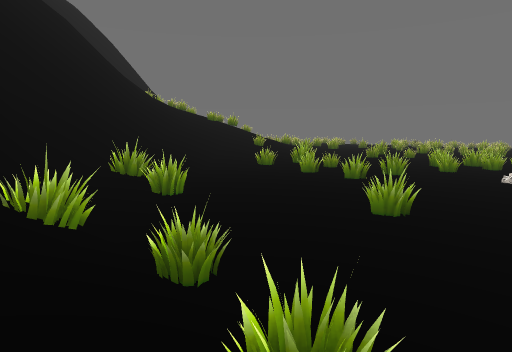
View 1 (above)

24 first-person views from a walk through a 3-D level made in the Godot game engine. The camera is 1.4 m above the floor, tilts 6° down and sees 75° across. The floor is counted in squares, 2 m on a side. Each view is taken from the middle of a square. On the plan, view 1 faces up. The plan holds only what a view shows up to about 10 squares ahead; the rest is blank. The place goes on beyond the plan. Some surface patterns are stand-ins.

View 2
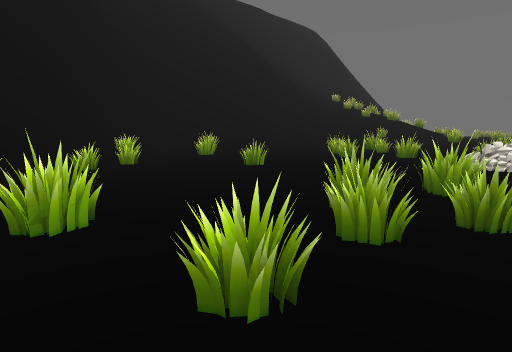

View 3
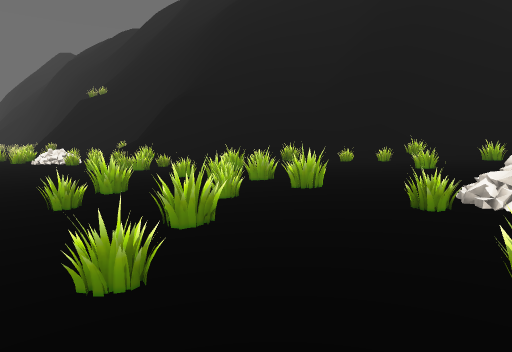

View 4
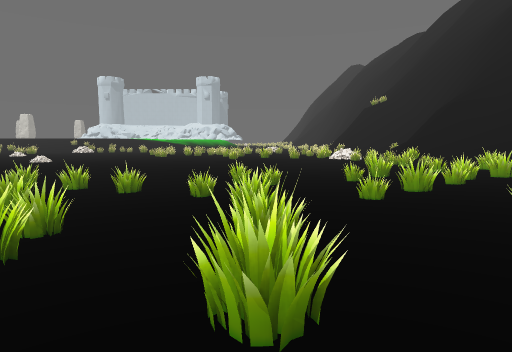

View 5
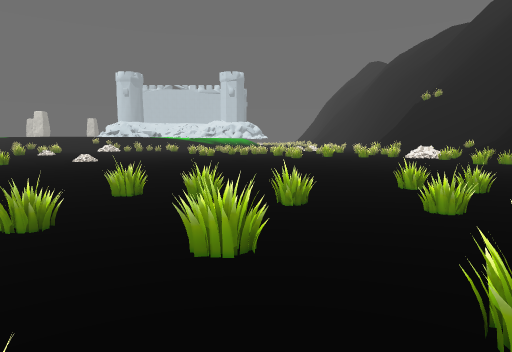

View 6
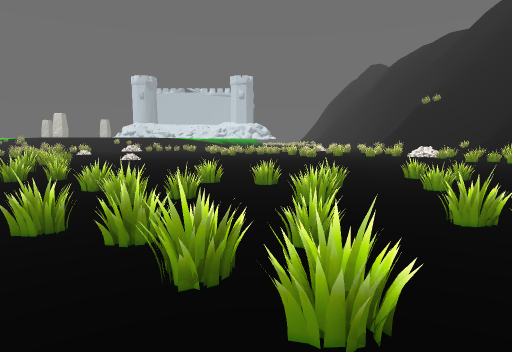

View 7
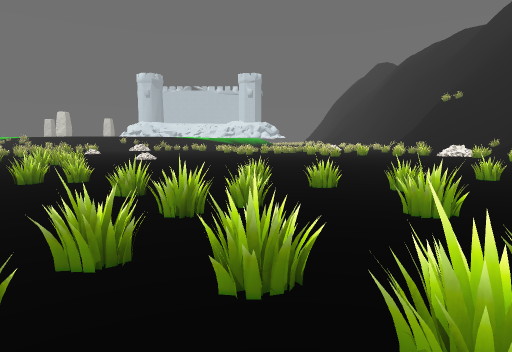

View 8
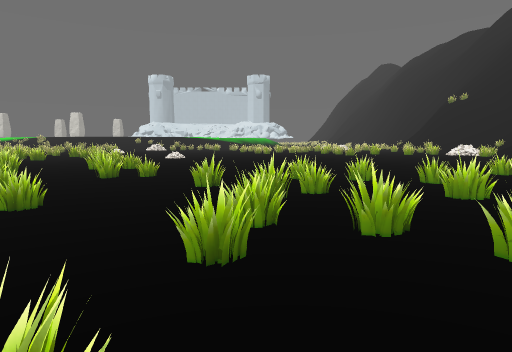

View 9
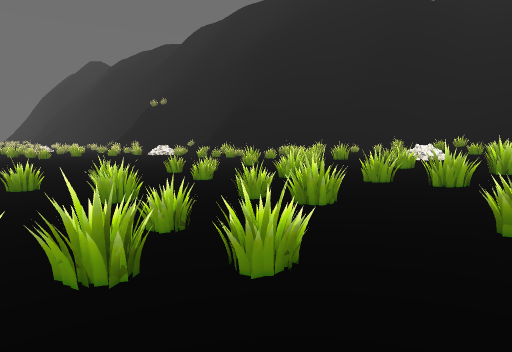

View 10
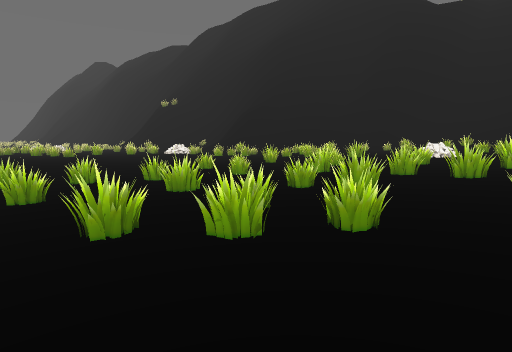

View 11
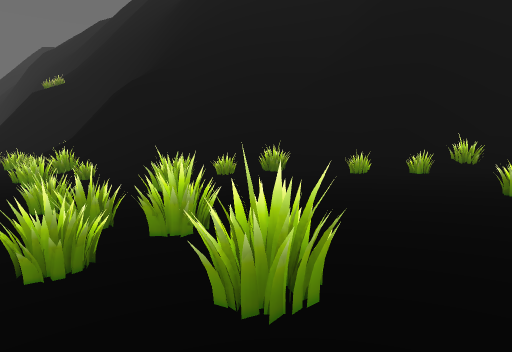

View 12
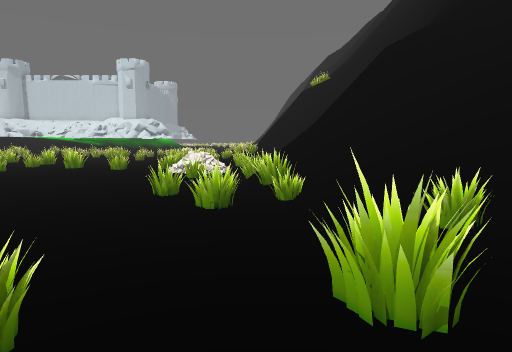

View 13
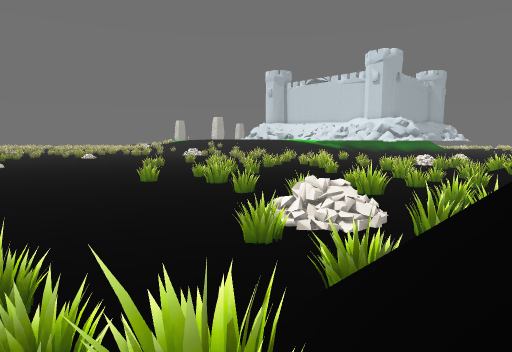

View 14
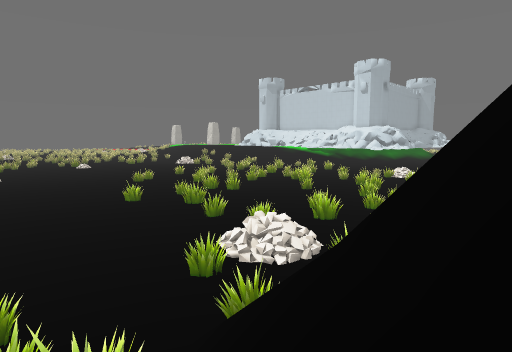

View 15
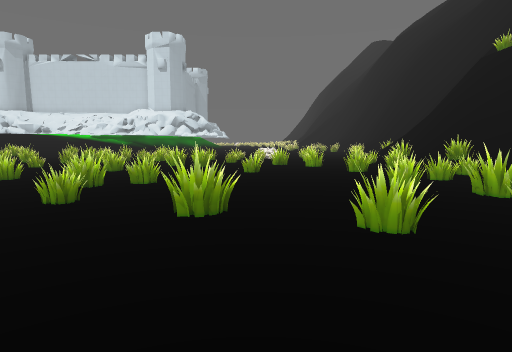

View 16
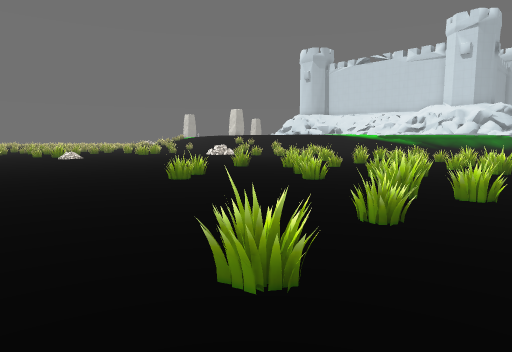

View 17
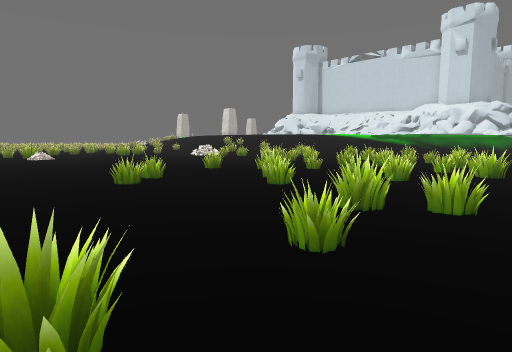

View 18
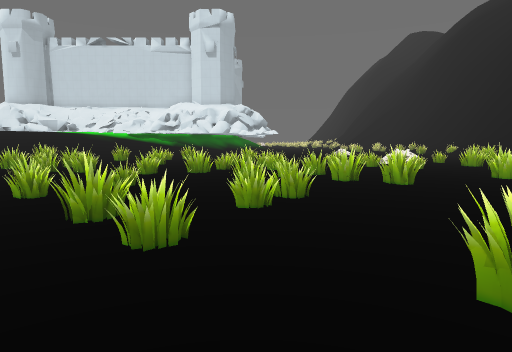

View 19
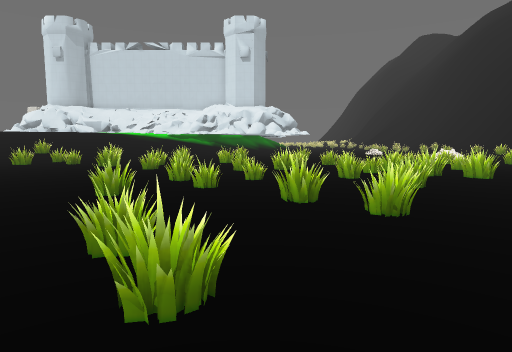

View 20
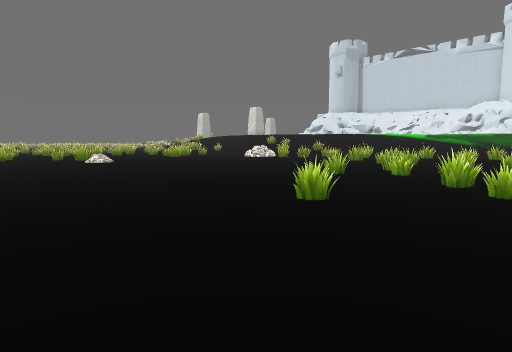

View 21
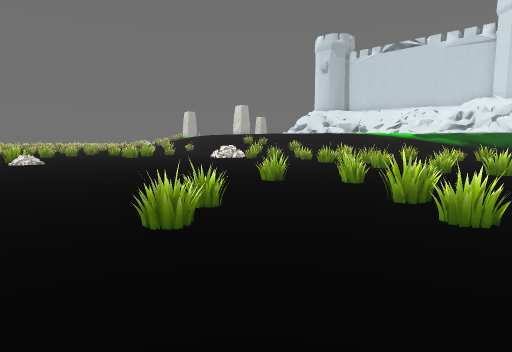

View 22
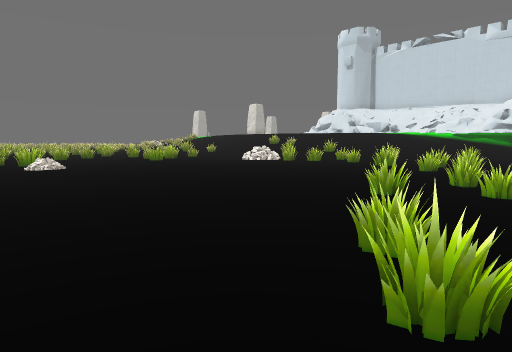

View 23
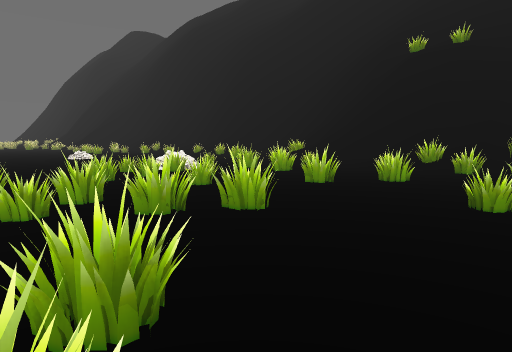

View 24
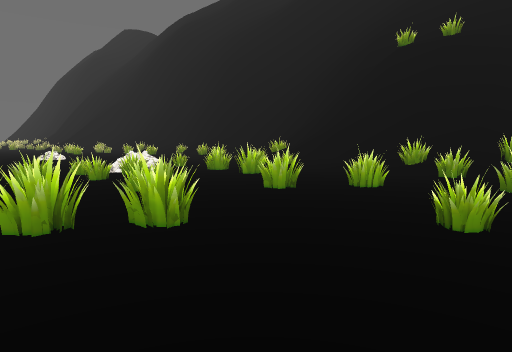

### Floor plan
Key: @ floor where view 1 was taken; # wall or solid block; x gap in a wall; . main floor; : floor 0.25 m higher than the main floor; + floor 0.75 m higher than the main floor; / step, stairs or slope; = window, fence, low wall or low ledge.
Columns run from 5 left of view 1 to 24 right of it. Each row starts with its distance up from view 1.
  9 #=////#+++==   + = ::.
  8 ##///===+=+=+=+=:: =. =
  7 ##///+===++++::=:=:=.=.
  6  #///++=++=+=::::=..==...
  5  #/=/+++++/=:::=..=.....=
  4  ##/=+++++:::=:.....==...=
  3   #/++=+::==#...=.....=...=
  2   ##=++:::==#=.=.====..==..
  1    ##=+:::=.#..=...........=
  0    ##@::#:=.............==..=
 -1    ##/#=:...................#
 -2    ##///.................=..
 -3    ##////.=...............
 -4     ##///#=...
 -5      ###//..........
 -6        #===.........
 -7        #=///........
 -8          =#=....=............
 -9          ====x=...............
-10          ===....=...=.........
-11          .#==....=...=.......:
-12          #==....=..=..........
-13          ===.......=..=.......
-14        #=#..=.=...=..=........
-15        ###=.=.......==.......
-16        ###=..=..#.=.........
-17        ###/......=..=......
-18        ###/.=..=..==..==....
-19          /=.=.===.=....==.==
-20           =..==... =.=.
-21            .=#.=..
-22               ....
-23               ....
-24               ...
-25                ..

Positions as (right, up) in squares from view 1, and headings:
1: (0, 0), facing up
2: (6, -1), facing up-left
3: (9, 6), facing down-left
4: (10, 9), facing down
5: (13, 7), facing down
6: (14, 9), facing down
7: (15, 8), facing down
8: (16, 9), facing down
9: (15, 9), facing down-left
10: (16, 9), facing down-left
11: (6, 4), facing down-left
12: (4, 1), facing down
13: (3, -4), facing down-right
14: (2, -4), facing down-right
15: (9, -6), facing down
16: (10, -7), facing down-right
17: (10, -8), facing down-right
18: (13, -10), facing down
19: (15, -9), facing down
20: (13, -7), facing down-right
21: (13, -9), facing down-right
22: (15, -9), facing down-right
23: (13, -13), facing down-left
24: (12, -13), facing down-left
